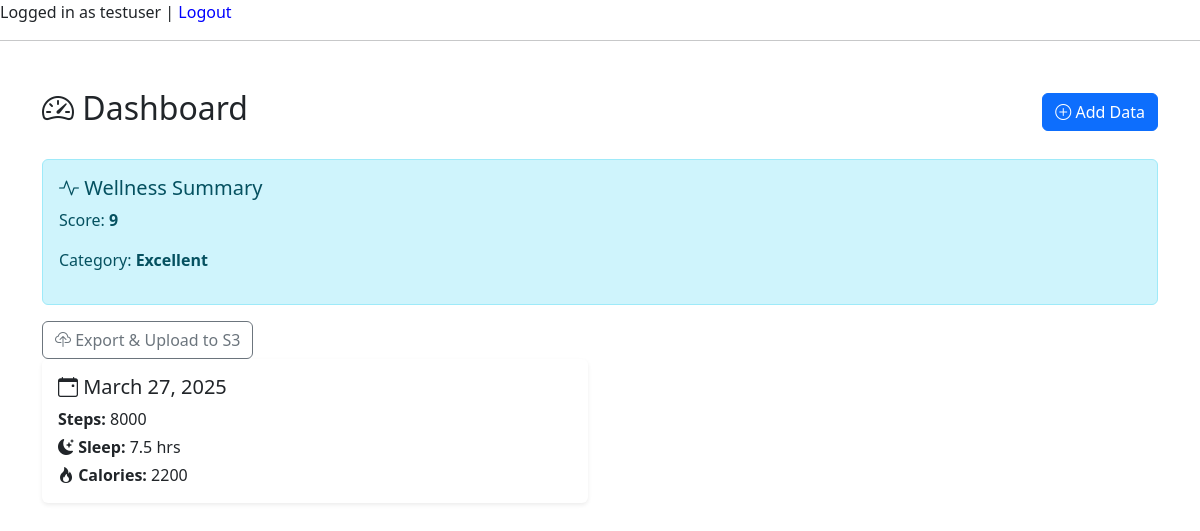
The app's page /dashboard/ (signed in) with its own data.
### tracker/models.py (models this page shows, shortened)
class HealthData(models.Model):
    user = models.ForeignKey(User, on_delete=models.CASCADE)
    date = models.DateField()
    steps = models.PositiveIntegerField()
    sleep_hours = models.FloatField()
    calories = models.PositiveIntegerField()

### tracker/views.py (the view)
# urls.py: path('', lambda request: redirect('dashboard')),
@login_required
def dashboard(request):
    data = HealthData.objects.filter(user=request.user).order_by('-date')
    analysis = None
    if data.exists():
        latest = data.first()
        analyzer = WellnessAnalyzer(
            steps=latest.steps,
            sleep_hours=latest.sleep_hours,
            calories=latest.calories
        )
        category = analyzer.category()
        score = analyzer.activity_score()
        analysis = {
            'category': category,
            'score': score
        }
    return render(request, 'tracker/dashboard.html', {
        'data': data,
        'analysis': analysis
    })

### tracker/wellness/analyzer.py (called while the page is built)
    def activity_score(self):
        score = 0
        if self.steps >= 8000:
            score += 3
        elif self.steps >= 5000:
            score += 2
        else:
            score += 1
        if self.sleep_hours >= 7:
            score += 3
        elif self.sleep_hours >= 5:
            score += 2
        else:
            score += 1
        if 1800 <= self.calories <= 2500:
            score += 3
        else:
            score += 1
        return score

    def category(self):
        score = self.activity_score()
        if score >= 8:
            return "Excellent"
        elif score >= 6:
            return "Good"
        else:
            return "Needs Improvement"

### tracker/templates/tracker/dashboard.html (shortened to what this page needs)
{% extends "base_generic.html" %}
{% block content %}
<!DOCTYPE html>
<html lang="en">
<head>
  <link href="https://cdn.jsdelivr.net/npm/bootstrap@5.3.0/dist/css/bootstrap.min.css" rel="stylesheet">
  <link href="https://cdn.jsdelivr.net/npm/bootstrap-icons@1.10.5/font/bootstrap-icons.css" rel="stylesheet">
</head>
<body>
  <div class="container mt-5">
    <div class="d-flex justify-content-between align-items-center mb-4">
      <h2><i class="bi bi-speedometer2"></i> Dashboard</h2>
      <a href="{% url 'add_data' %}" class="btn btn-primary">
        <i class="bi bi-plus-circle"></i> Add Data
      </a>
    </div>
    {% if analysis %}
      <div class="alert alert-info">
        <h5><i class="bi bi-activity"></i> Wellness Summary</h5>
        <p>Score: <strong>{{ analysis.score }}</strong></p>
        <p>Category: <strong>{{ analysis.category }}</strong></p>
      </div>
    {% endif %}
    <a href="{% url 'export_csv' %}" class="btn btn-outline-secondary">
      <i class="bi bi-cloud-upload"></i> Export & Upload to S3
    </a>
    {% if data %}
      <div class="row row-cols-1 row-cols-md-2 g-4">
        {% for item in data %}
          <div class="col">
            <div class="card shadow-sm border-0">
              <div class="card-body">
                <h5 class="card-title"><i class="bi bi-calendar-event"></i> {{ item.date }}</h5>
                <p class="card-text mb-1">
                   <strong>Steps:</strong> {{ item.steps }}
                </p>
                <p class="card-text mb-1">
                  <i class="bi bi-moon-stars-fill"></i> <strong>Sleep:</strong> {{ item.sleep_hours }} hrs
                </p>
                <p class="card-text">
                  <i class="bi bi-fire"></i> <strong>Calories:</strong> {{ item.calories }}
                </p>
              </div>
            </div>
          </div>
        {% endfor %}
      </div>
    {% else %}
      <div class="alert alert-info text-center" role="alert">
        <i class="bi bi-info-circle"></i> No data available yet. Start by adding some!
      </div>
    {% endif %}
  </div>
</body>
</html>
{% endblock %}

### tracker/templates/base_generic.html (shortened to what this page needs)
<!DOCTYPE html>
<html>
<head><title>Health Monitor</title></head>
<body>
  {% if user.is_authenticated %}
  Logged in as {{ user.username }} |
  <form method="post" action="{% url 'logout' %}" style="display: inline;">
    <button type="submit" style="background: none; border: none; padding: 0; color: blue; cursor: pointer;">
      Logout
    </button>
  </form>
{% else %}
  <a href="{% url 'login' %}">Login</a> | <a href="{% url 'signup' %}">Sign Up</a>
{% endif %}
  <hr>
  {% block content %}{% endblock %}
</body>
</html>

### records on screen
HealthData: date "March 27, 2025", steps "8000", sleep_hours "7.5", calories "2200"

### other values on screen
{{ user.username }} "testuser"
{{ analysis.score }} "9"
{{ analysis.category }} "Excellent"
